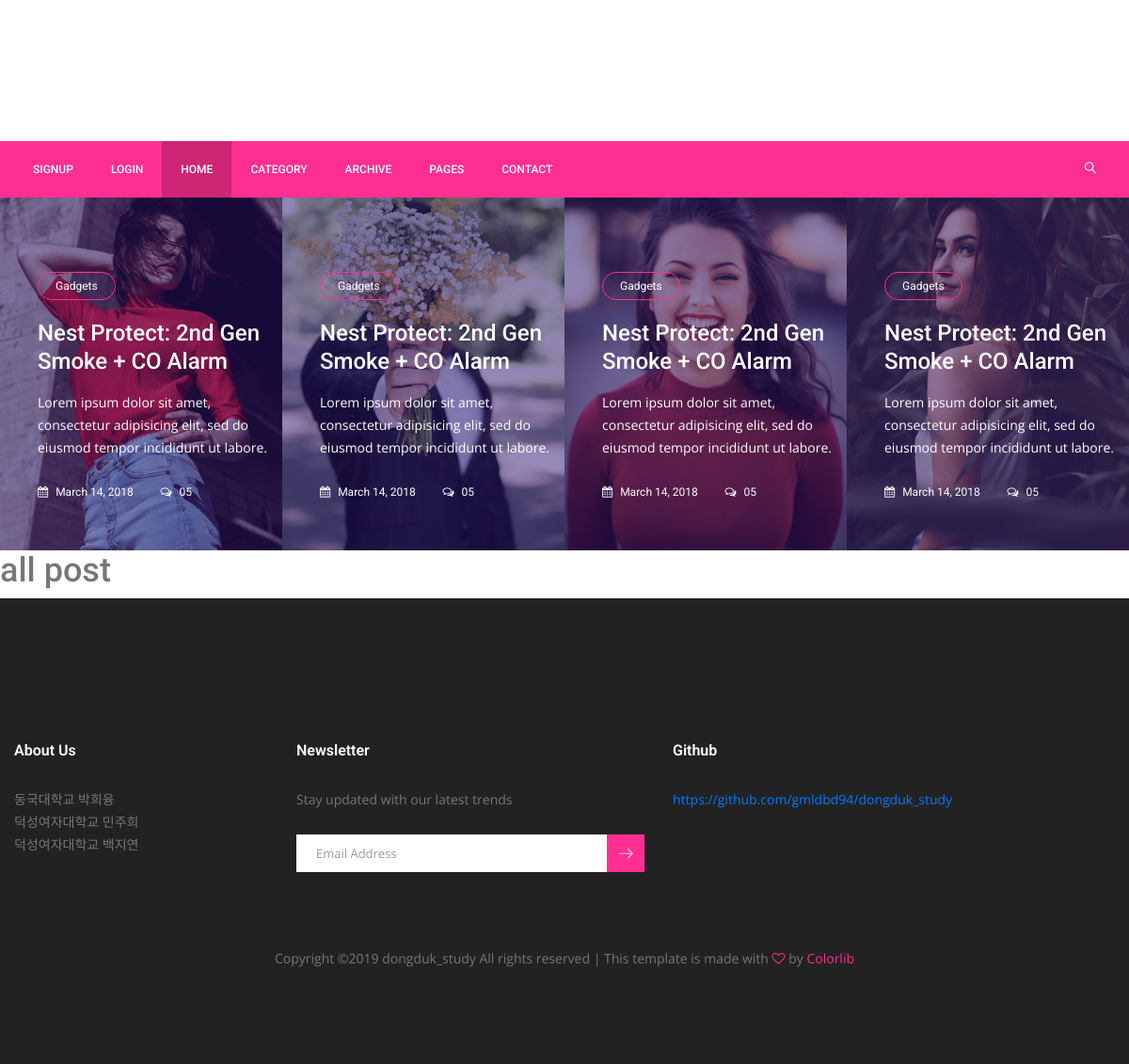
Before: /question/allpost/ with the older database file.
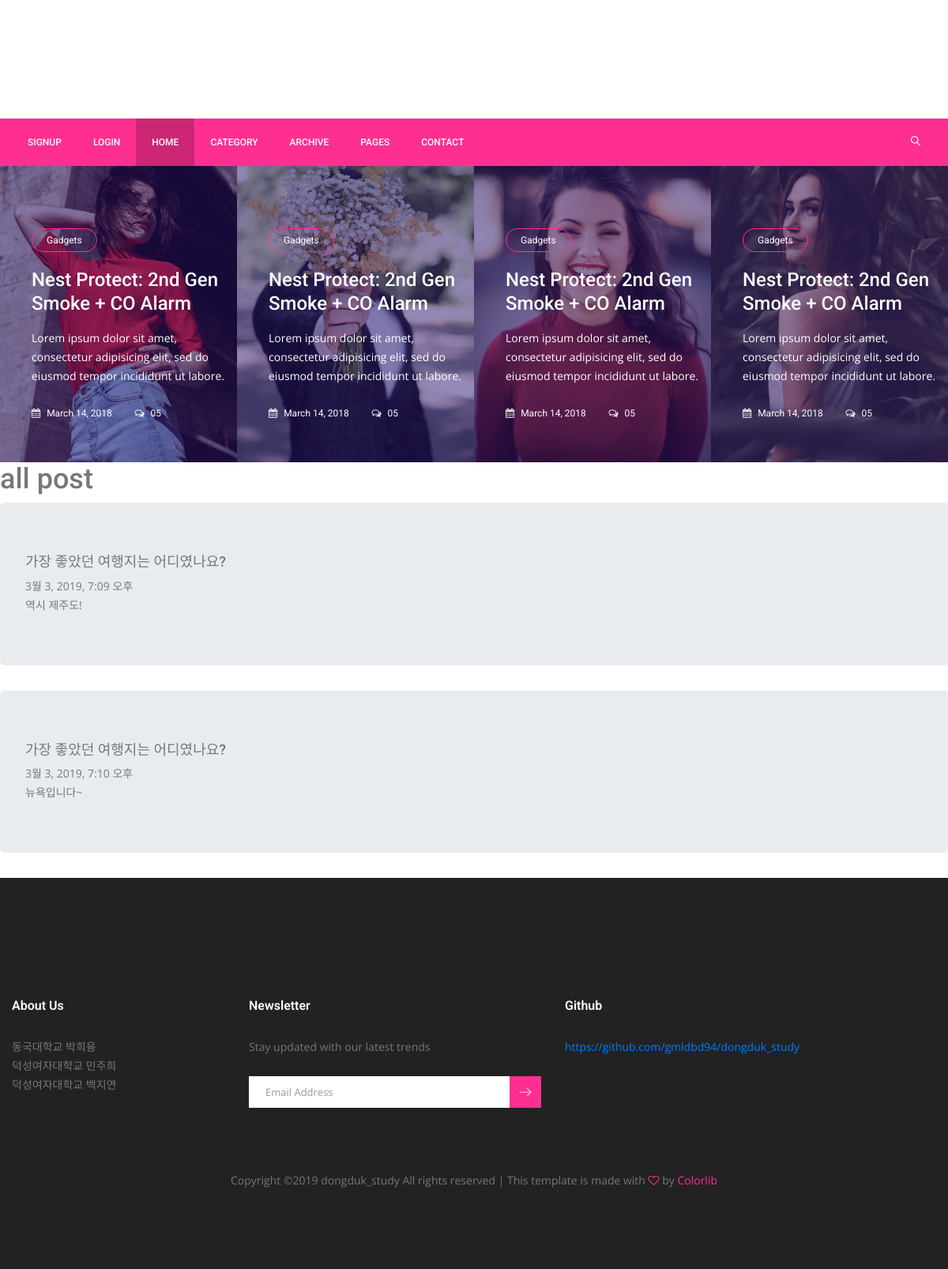
After: the same page with the newer database file.
### question/models.py (models this page shows, shortened)
class Post(models.Model):
    pub_date=models.DateTimeField('data published')
    question=models.ForeignKey(Questions,on_delete=models.CASCADE)
    answer=models.TextField(null=False)
    author=models.TextField(null=False) # 현재 사용중인 user 반환하여 views.py에서 str

class Questions(models.Model):
    content=models.TextField(null=False)
    def __str__(self):
        return self.content

### question/views.py (the view)
# urls.py: path('allpost/', views.allpost, name='allpost'),
def allpost(request):
    allpost=Post.objects
    return render(request, 'question/allpost.html', {'allpost':allpost})

### question/templates/question/allpost.html (shortened to what this page needs)
{% extends 'base.html' %}
{% block content %}
<h1>all post</h1>
{% for allpost in allpost.all %}
    <div class="jumbotron">
        <h4>{{allpost.question}}</h4>
        {{allpost.pub_date}}
        <br>
        {{allpost.answer}}
    </div>
{% endfor %}
{% endblock %}

Changed rows visible on the page:
added Post: question "가장 좋았던 여행지는 어디였나요?", pub_date "3월 3, 2019, 7:09 오후", answer "역시 제주도!"
added Post: question "가장 좋았던 여행지는 어디였나요?", pub_date "3월 3, 2019, 7:10 오후", answer "뉴욕입니다~"
